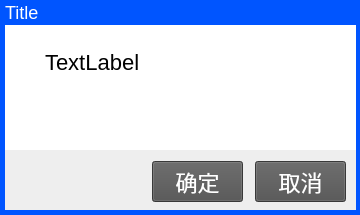
<?xml version="1.0" encoding="UTF-8"?>
<ui version="4.0">
 <class>MyMessageBox</class>
 <widget class="QWidget" name="MyMessageBox">
  <property name="geometry">
   <rect>
    <x>0</x>
    <y>0</y>
    <width>360</width>
    <height>215</height>
   </rect>
  </property>
  <property name="windowTitle">
   <string>Form</string>
  </property>
  <property name="styleSheet">
   <string notr="true">background-color: rgb(0, 85, 255);</string>
  </property>
  <widget class="QWidget" name="widget_5" native="true">
   <property name="geometry">
    <rect>
     <x>5</x>
     <y>150</y>
     <width>351</width>
     <height>60</height>
    </rect>
   </property>
   <property name="styleSheet">
    <string notr="true">QWidget{
background-color: rgb(238, 238, 238);
}
QPushButton{
background-color:#505050;
color:white;
font-size:22px;
border:1ps solid gray;
}
QPushButton::pressed{
background-color:#787878;
}</string>
   </property>
   <widget class="QWidget" name="">
    <property name="geometry">
     <rect>
      <x>10</x>
      <y>10</y>
      <width>331</width>
      <height>43</height>
     </rect>
    </property>
    <layout class="QHBoxLayout" name="horizontalLayout">
     <property name="spacing">
      <number>12</number>
     </property>
     <item>
      <spacer name="horizontalSpacer">
       <property name="orientation">
        <enum>Qt::Horizontal</enum>
       </property>
       <property name="sizeHint" stdset="0">
        <size>
         <width>40</width>
         <height>20</height>
        </size>
       </property>
      </spacer>
     </item>
     <item>
      <widget class="QPushButton" name="pushButton">
       <property name="minimumSize">
        <size>
         <width>91</width>
         <height>41</height>
        </size>
       </property>
       <property name="styleSheet">
        <string notr="true"/>
       </property>
       <property name="text">
        <string>确定</string>
       </property>
      </widget>
     </item>
     <item>
      <widget class="QPushButton" name="pushButton_2">
       <property name="minimumSize">
        <size>
         <width>91</width>
         <height>41</height>
        </size>
       </property>
       <property name="styleSheet">
        <string notr="true"/>
       </property>
       <property name="text">
        <string>取消</string>
       </property>
      </widget>
     </item>
    </layout>
   </widget>
  </widget>
  <widget class="QLabel" name="title">
   <property name="geometry">
    <rect>
     <x>5</x>
     <y>0</y>
     <width>361</width>
     <height>25</height>
    </rect>
   </property>
   <property name="styleSheet">
    <string notr="true">background-color: rgb(0, 85, 255);
color: rgb(255, 255, 255);
font-size:18px;</string>
   </property>
   <property name="text">
    <string>Title</string>
   </property>
  </widget>
  <widget class="QWidget" name="widget_6" native="true">
   <property name="geometry">
    <rect>
     <x>5</x>
     <y>25</y>
     <width>351</width>
     <height>131</height>
    </rect>
   </property>
   <property name="styleSheet">
    <string notr="true">background-color: rgb(255, 255, 255);</string>
   </property>
   <widget class="QLabel" name="label">
    <property name="geometry">
     <rect>
      <x>40</x>
      <y>25</y>
      <width>291</width>
      <height>71</height>
     </rect>
    </property>
    <property name="styleSheet">
     <string notr="true">font: 22px;
color: rgb(0, 0, 0);</string>
    </property>
    <property name="text">
     <string>TextLabel</string>
    </property>
    <property name="alignment">
     <set>Qt::AlignLeading|Qt::AlignLeft|Qt::AlignTop</set>
    </property>
    <property name="wordWrap">
     <bool>true</bool>
    </property>
   </widget>
   <widget class="QWidget" name="widget_4" native="true">
    <property name="geometry">
     <rect>
      <x>10</x>
      <y>30</y>
      <width>21</width>
      <height>21</height>
     </rect>
    </property>
    <property name="styleSheet">
     <string notr="true">background-image: url(:/pictures/information.png);</string>
    </property>
   </widget>
  </widget>
  <zorder>widget_6</zorder>
  <zorder>widget_5</zorder>
  <zorder>title</zorder>
 </widget>
 <resources/>
 <connections/>
</ui>
